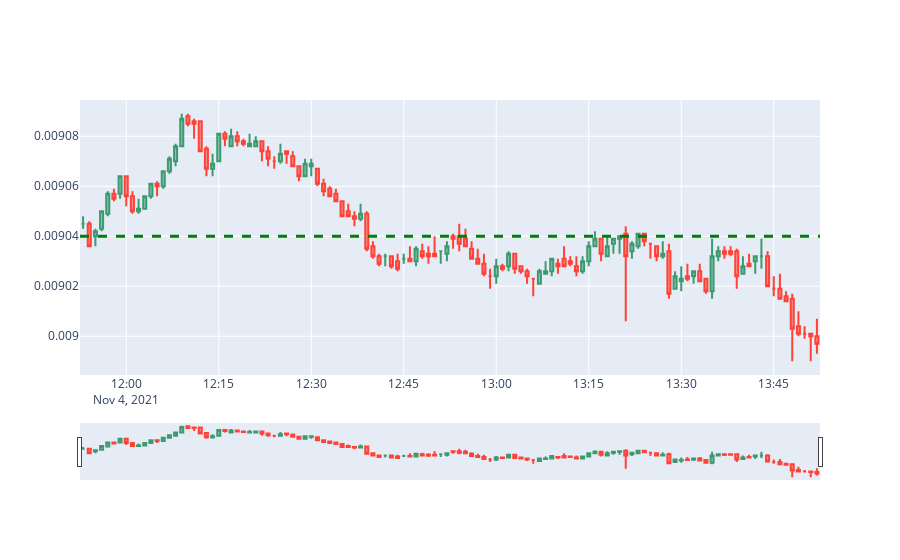

Write notebook code for a chart like this one.
### Code cell
df = get_historical_data(2)
fig = go.Figure(data=[go.Candlestick(x=df['dateTime'],
                open=df['open'],
                high=df['high'],
                low=df['low'],
                close=df['close'])])
fig.add_hline(y=0.00904, line_width=3, line_dash="dash", line_color="green")
fig.show()
